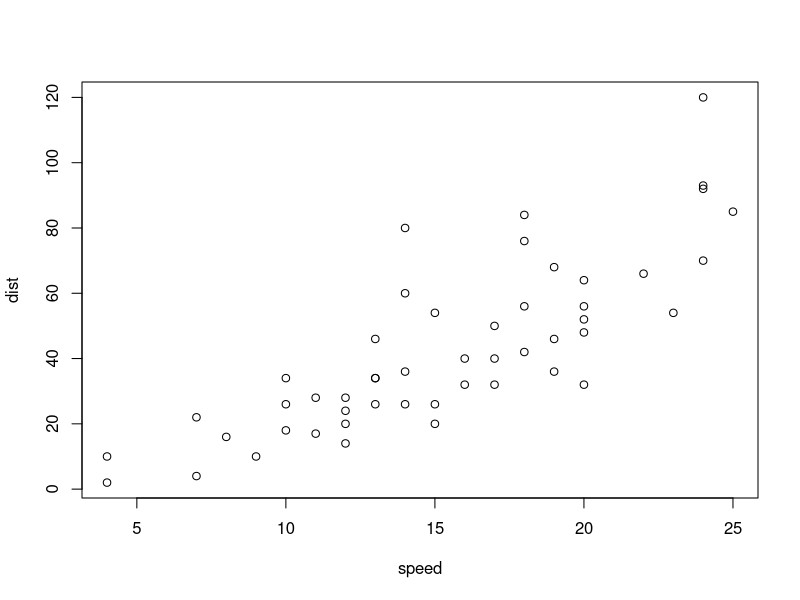
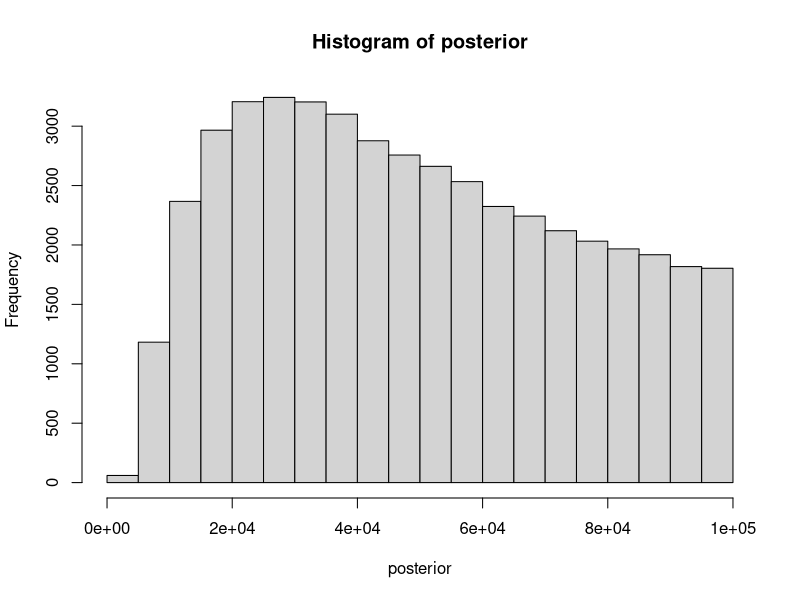
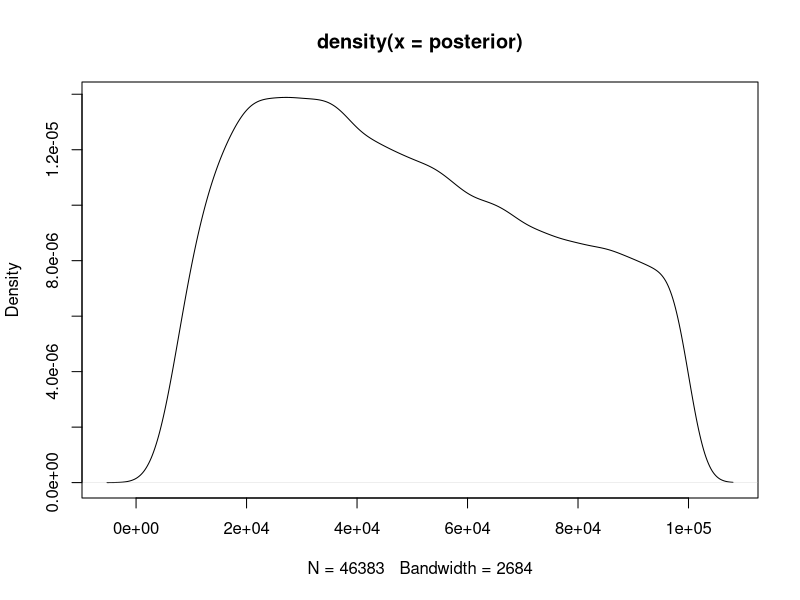
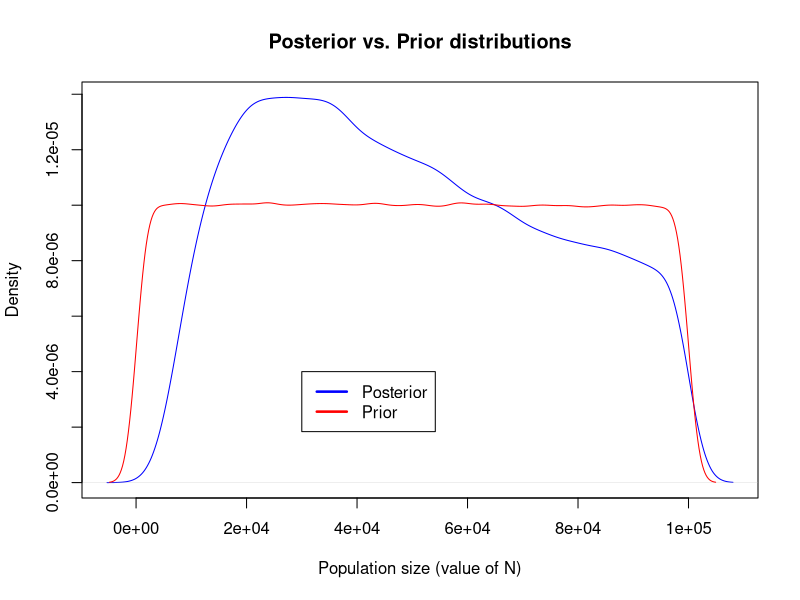
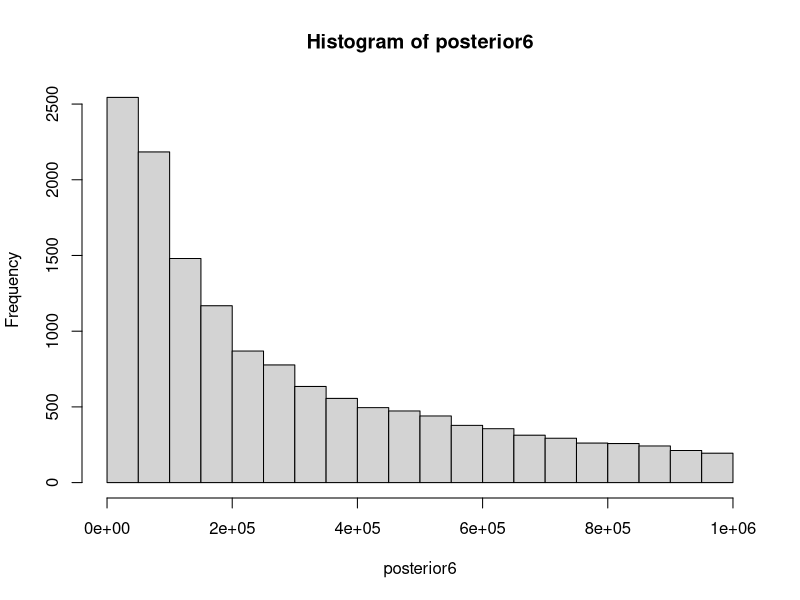
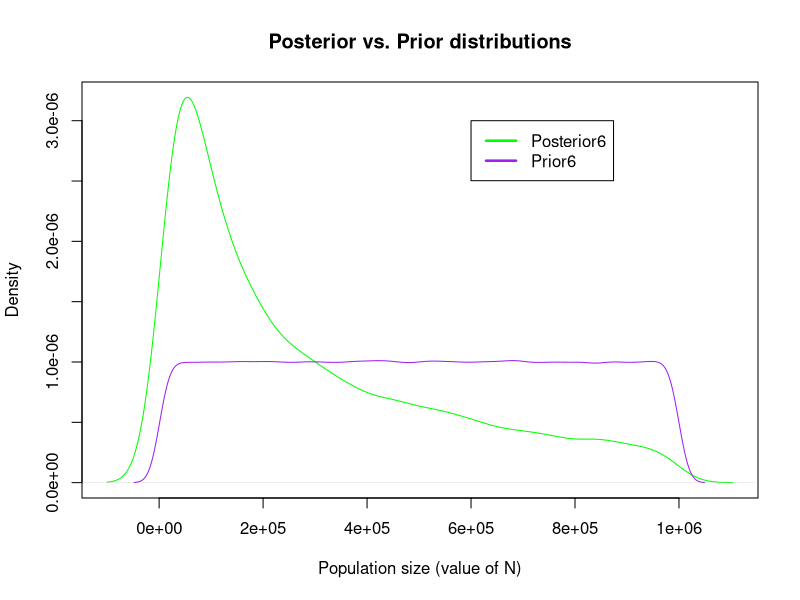
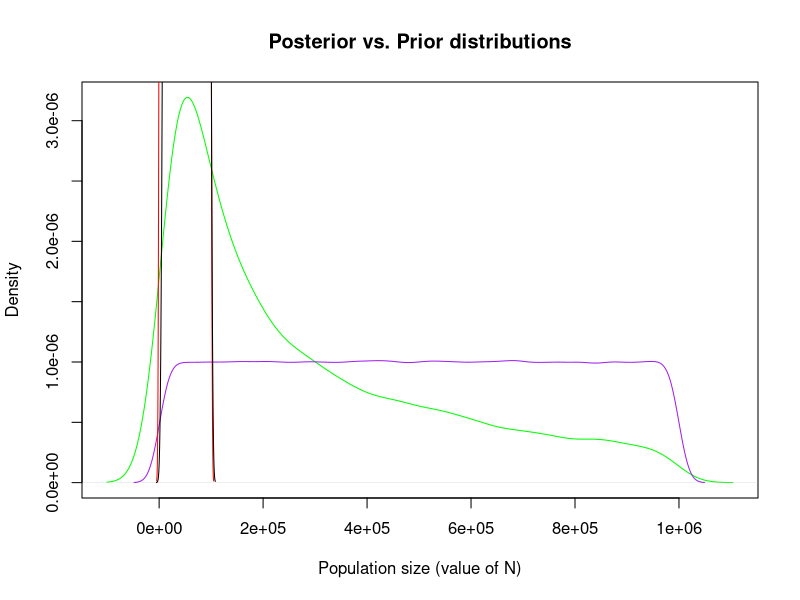

Write R code to recreate these figures, in order.
## ---- chunk 1
summary(cars)
## ---- chunk 2
plot(cars)
## ---- chunk 3
getwd()
setwd("C:\\Users\\Hayley\\eeb201hayleystansell")
getwd()

#?runif
#try simulating the coin flip thing from class
#prior<- runif(1e6)
#D_sim<- rbinom(n=1e6, size=100, p=prior)
#plot(D_sim)
#This produces a "black block", x-axis going from 0 to 1e6, y-axis going from 0 to 100....
#?plot
#how is a number the prior distribution???? 
prior<- runif(n=1e6, min = 100, max = 100000)
#prior
#plot(prior) #looks correct in terms of axes
#
## ---- chunk 4
rate<- 1/(prior)
mostrecent<- rexp(1e6, rate)
#######DOES NOT NEED TO BE A LOOP!, R automatically takes each value of "prior" and plugs it in in order to the "mostrecent" vector
#######Follows that NEITHER DOES NEXT STEP
#mostrecent
length(mostrecent)
## ---- chunk 5
ratemu<- 1e-3
snpnumber<- rpois(1e6, mostrecent*ratemu*2)
#snpnumber
max(snpnumber)
length(snpnumber)
## ---- chunk 6
sims<- cbind(prior, snpnumber)
simslower<- subset(sims, sims[,2]>45)
simsupper<- subset(simslower, simslower[,2]<55)
posterior<-simsupper[,1]
#posterior
max(posterior)
min(posterior)
hist(posterior)
density(posterior)
plot(density(posterior))
## ---- chunk 7
density(posterior)
plot(density(posterior), main= "Posterior vs. Prior distributions", xlab= "Population size (value of N)", col= "blue")
density(prior)
#?lines
# "lines() adds a line to an existing plot --- lines(namevector, col = color)
lines(density(prior), col= "red")
#?legend
legend(3e04,4e-06, # places a legend at the appropriate place 
       c("Posterior", "Prior"), # puts text in the legend
       
       lty=c(1,1), # gives the legend appropriate symbols (lines)
       
       lwd=c(2.5,2.5),col=c("blue", "red")) # gives the legend lines the correct color and width
## ---- chunk 8
median(posterior)
## ---- chunk 9
#?quantile
quantile(posterior, c(0.025, 0.975))

## ---- chunk 10
prior6<- runif(n=1e6, min = 1000, max = 1000000)
rate6<- 1/(prior6)
mostrecent6<- rexp(1e6, rate6)
length(mostrecent6)
ratemu6<- 1e-3
snpnumber6<- rpois(1e6, mostrecent6*ratemu6*2)
#snpnumber
max(snpnumber6)
length(snpnumber6)
sims6<- cbind(prior6, snpnumber6)
simslower6<- subset(sims6, sims6[,2]>45)
simsupper6<- subset(simslower6, simslower6[,2]<55)
posterior6<-simsupper6[,1]
#posterior
hist(posterior6)
#
#?plot
plot(density(posterior6), main= "Posterior vs. Prior distributions", xlab= "Population size (value of N)", col= "green")
density(prior6)
#?lines
# "lines() adds a line to an existing plot --- lines(namevector, col = color)
lines(density(prior6), col= "purple")
#?legend
legend(6e05,3e-06, # places a legend at the appropriate place 
       c("Posterior6", "Prior6"), # puts text in the legend
       #try putting "top right" and it will set to right place
       
       lty=c(1,1), # gives the legend appropriate symbols (lines)
       
       lwd=c(2.5,2.5),col=c("green", "purple")) # gives the legend lines the correct color and width

plot(density(posterior6), main= "Posterior vs. Prior distributions", xlab= "Population size (value of N)", col= "green")
lines(density(prior6), col="purple")
lines(density(prior), col ="red")
lines(density(posterior), col ="black")
#graph done to compare both simulations together.....not the most useful thing
